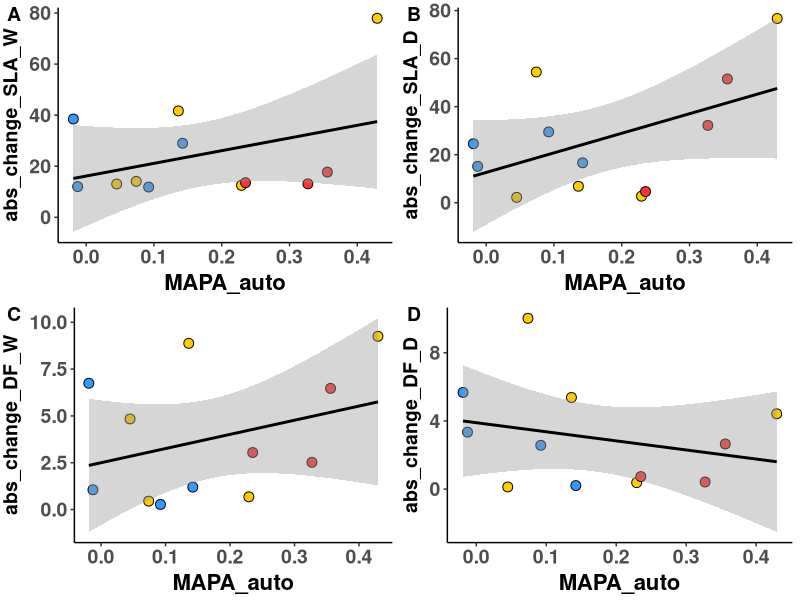
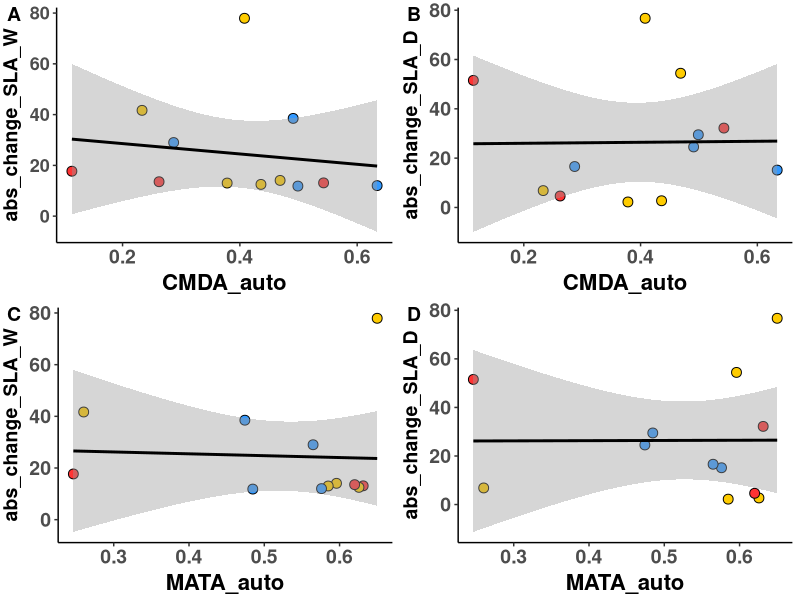
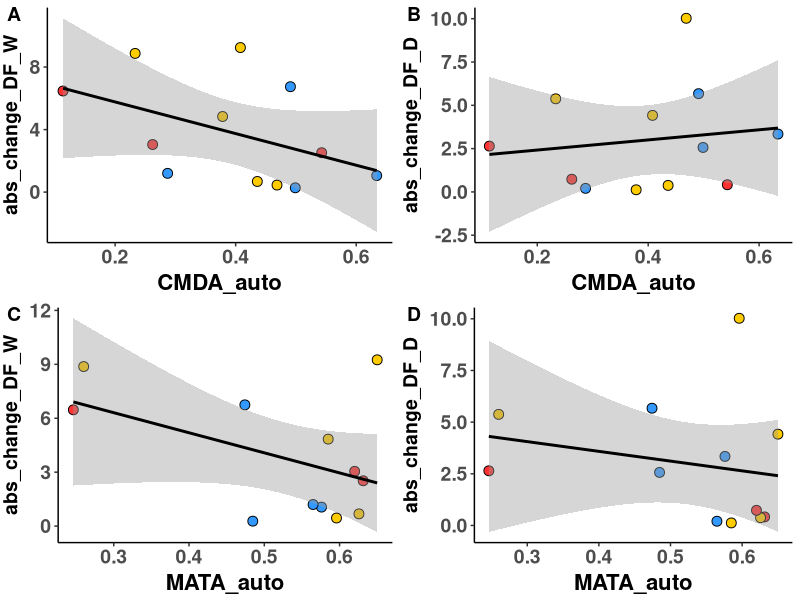

Recreate these plots in R, in order.
##########################################################################################################
## Graph autocorrelation metric per traits
##
## Author Daniel Anstett
## 
##
## Last Modified Feb 17, 2022
##########################################################################################################

# Clear environment
rm(list = ls())

#Import libraries
library(tidyverse)
library(cowplot)

##########################################################################################################
#Import files

z1 <- read.csv("Data/z1.csv", header=T)  #Basic Lat/Long plus headers

#SLA
#CMDA
SLA1<-ggplot(z1, aes(x=CMDA_auto, y=abs_change_SLA_W)) +
  geom_point(aes(fill=Region),size=3, shape=21,color="black")+
  scale_fill_manual(values= c("North"="#3399FF", "Centre"="#FFCC00", "South"="#FF3333")) +
  geom_smooth(method='lm', formula= y~x, color = "black")+
  theme_classic() + theme(axis.text.x = element_text(size=14, face="bold", angle=0,hjust=0.5),
    axis.text.y = element_text(size=13,face="bold"),
    axis.title.x = element_text(color="black", size=16, vjust = 0.5, face="bold"),
    axis.title.y = element_text(color="black", size=14,vjust = 2, face="bold",hjust=0.5))+
  theme(legend.title=element_blank())+
  theme(legend.text = element_text(size=15),legend.position = "none")

SLA2<-ggplot(z1, aes(x=CMDA_auto, y=abs_change_SLA_D)) +
  geom_point(aes(fill=Region),size=3, shape=21,color="black")+
  scale_fill_manual(values= c("North"="#3399FF", "Centre"="#FFCC00", "South"="#FF3333")) +
  geom_smooth(method='lm', formula= y~x, color = "black")+
  theme_classic() + theme(axis.text.x = element_text(size=14, face="bold", angle=0,hjust=0.5),
                          axis.text.y = element_text(size=14,face="bold"),
                          axis.title.x = element_text(color="black", size=16, vjust = 0.5, face="bold"),
                          axis.title.y = element_text(color="black", size=14,vjust = 2, face="bold",hjust=0.5))+
  theme(legend.title=element_blank())+
  theme(legend.text = element_text(size=15),legend.position = "none")

#MAPA
SLA3<-ggplot(z1, aes(x=MAPA_auto, y=abs_change_SLA_W)) +
  geom_point(aes(fill=Region),size=3, shape=21,color="black")+
  scale_fill_manual(values= c("North"="#3399FF", "Centre"="#FFCC00", "South"="#FF3333")) +
  geom_smooth(method='lm', formula= y~x, color = "black")+
  theme_classic() + theme(axis.text.x = element_text(size=14, face="bold", angle=0,hjust=0.5),
                          axis.text.y = element_text(size=14,face="bold"),
                          axis.title.x = element_text(color="black", size=16, vjust = 0.5, face="bold"),
                          axis.title.y = element_text(color="black", size=14,vjust = 2, face="bold",hjust=0.5))+
  theme(legend.title=element_blank())+
  theme(legend.text = element_text(size=15),legend.position = "none")

SLA4<-ggplot(z1, aes(x=MAPA_auto, y=abs_change_SLA_D)) +
  geom_point(aes(fill=Region),size=3, shape=21,color="black")+
  scale_fill_manual(values= c("North"="#3399FF", "Centre"="#FFCC00", "South"="#FF3333")) +
  geom_smooth(method='lm', formula= y~x, color = "black")+
  theme_classic() + theme(axis.text.x = element_text(size=14, face="bold", angle=0,hjust=0.5),
                          axis.text.y = element_text(size=14,face="bold"),
                          axis.title.x = element_text(color="black", size=16, vjust = 0.5, face="bold"),
                          axis.title.y = element_text(color="black", size=14,vjust = 2, face="bold",hjust=0.5))+
  theme(legend.title=element_blank())+
  theme(legend.text = element_text(size=15),legend.position = "none")

#MATA
SLA5<-ggplot(z1, aes(x=MATA_auto, y=abs_change_SLA_W)) +
  geom_point(aes(fill=Region),size=3, shape=21,color="black")+
  scale_fill_manual(values= c("North"="#3399FF", "Centre"="#FFCC00", "South"="#FF3333")) +
  geom_smooth(method='lm', formula= y~x, color = "black")+
  theme_classic() + theme(axis.text.x = element_text(size=14, face="bold", angle=0,hjust=0.5),
                          axis.text.y = element_text(size=14,face="bold"),
                          axis.title.x = element_text(color="black", size=16, vjust = 0.5, face="bold"),
                          axis.title.y = element_text(color="black", size=14,vjust = 2, face="bold",hjust=0.5))+
  theme(legend.title=element_blank())+
  theme(legend.text = element_text(size=15),legend.position = "none")

SLA6<-ggplot(z1, aes(x=MATA_auto, y=abs_change_SLA_D)) +
  geom_point(aes(fill=Region),size=3, shape=21,color="black")+
  scale_fill_manual(values= c("North"="#3399FF", "Centre"="#FFCC00", "South"="#FF3333")) +
  geom_smooth(method='lm', formula= y~x, color = "black")+
  theme_classic() + theme(axis.text.x = element_text(size=14, face="bold", angle=0,hjust=0.5),
                          axis.text.y = element_text(size=14,face="bold"),
                          axis.title.x = element_text(color="black", size=16, vjust = 0.5, face="bold"),
                          axis.title.y = element_text(color="black", size=14,vjust = 2, face="bold",hjust=0.5))+
  theme(legend.title=element_blank())+
  theme(legend.text = element_text(size=15),legend.position = "none")

#plot_grid(SLA1,SLA2,SLA3,SLA4,SLA5,SLA6,labels = "AUTO",ncol = 2) #export at 7.5 X 9 





#DF
#CMDA
DF1<-ggplot(z1, aes(x=CMDA_auto, y=abs_change_DF_W)) +
  geom_point(aes(fill=Region),size=3, shape=21,color="black")+
  scale_fill_manual(values= c("North"="#3399FF", "Centre"="#FFCC00", "South"="#FF3333")) +
  geom_smooth(method='lm', formula= y~x, color = "black")+
#  scale_y_continuous(name="change_DF_W", limits=c(0,12))+
  theme_classic() + theme(axis.text.x = element_text(size=14, face="bold", angle=0,hjust=0.5),
                          axis.text.y = element_text(size=14,face="bold"),
                          axis.title.x = element_text(color="black", size=16, vjust = 0.5, face="bold"),
                          axis.title.y = element_text(color="black", size=14,vjust = 2, face="bold",hjust=0.5))+
  theme(legend.title=element_blank())+
  theme(legend.text = element_text(size=15),legend.position = "none")

DF2<-ggplot(z1, aes(x=CMDA_auto, y=abs_change_DF_D)) +
  geom_point(aes(fill=Region),size=3, shape=21,color="black")+
  scale_fill_manual(values= c("North"="#3399FF", "Centre"="#FFCC00", "South"="#FF3333")) +
  geom_smooth(method='lm', formula= y~x, color = "black")+
# scale_y_continuous(name="change_DF_D", limits=c(0,12))+
  theme_classic() + theme(axis.text.x = element_text(size=14, face="bold", angle=0,hjust=0.5),
                          axis.text.y = element_text(size=14,face="bold"),
                          axis.title.x = element_text(color="black", size=16, vjust = 0.5, face="bold"),
                          axis.title.y = element_text(color="black", size=14,vjust = 2, face="bold",hjust=0.5))+
  theme(legend.title=element_blank())+
  theme(legend.text = element_text(size=15),legend.position = "none")

#MAPA
DF3<-ggplot(z1, aes(x=MAPA_auto, y=abs_change_DF_W)) +
  geom_point(aes(fill=Region),size=3, shape=21,color="black")+
  scale_fill_manual(values= c("North"="#3399FF", "Centre"="#FFCC00", "South"="#FF3333")) +
  geom_smooth(method='lm', formula= y~x, color = "black")+
#  scale_y_continuous(name="change_DF_W", limits=c(0,12))+
  theme_classic() + theme(axis.text.x = element_text(size=14, face="bold", angle=0,hjust=0.5),
                          axis.text.y = element_text(size=14,face="bold"),
                          axis.title.x = element_text(color="black", size=16, vjust = 0.5, face="bold"),
                          axis.title.y = element_text(color="black", size=14,vjust = 2, face="bold",hjust=0.5))+
  theme(legend.title=element_blank())+
  theme(legend.text = element_text(size=15),legend.position = "none")

DF4<-ggplot(z1, aes(x=MAPA_auto, y=abs_change_DF_D)) +
  geom_point(aes(fill=Region),size=3, shape=21,color="black")+
  scale_fill_manual(values= c("North"="#3399FF", "Centre"="#FFCC00", "South"="#FF3333")) +
  geom_smooth(method='lm', formula= y~x, color = "black")+
#  scale_y_continuous(name="change_DF_D", limits=c(0,12))+
  theme_classic() + theme(axis.text.x = element_text(size=14, face="bold", angle=0,hjust=0.5),
                          axis.text.y = element_text(size=14,face="bold"),
                          axis.title.x = element_text(color="black", size=16, vjust = 0.5, face="bold"),
                          axis.title.y = element_text(color="black", size=14,vjust = 2, face="bold",hjust=0.5))+
  theme(legend.title=element_blank())+
  theme(legend.text = element_text(size=15),legend.position = "none")

#MATA
DF5<-ggplot(z1, aes(x=MATA_auto, y=abs_change_DF_W)) +
  geom_point(aes(fill=Region),size=3, shape=21,color="black")+
  scale_fill_manual(values= c("North"="#3399FF", "Centre"="#FFCC00", "South"="#FF3333")) +
  geom_smooth(method='lm', formula= y~x, color = "black")+
#  scale_y_continuous(name="change_DF_W", limits=c(0,12))+
  theme_classic() + theme(axis.text.x = element_text(size=14, face="bold", angle=0,hjust=0.5),
                          axis.text.y = element_text(size=14,face="bold"),
                          axis.title.x = element_text(color="black", size=16, vjust = 0.5, face="bold"),
                          axis.title.y = element_text(color="black", size=14,vjust = 2, face="bold",hjust=0.5))+
  theme(legend.title=element_blank())+
  theme(legend.text = element_text(size=15),legend.position = "none")

DF6<-ggplot(z1, aes(x=MATA_auto, y=abs_change_DF_D)) +
  geom_point(aes(fill=Region),size=3, shape=21,color="black")+
  scale_fill_manual(values= c("North"="#3399FF", "Centre"="#FFCC00", "South"="#FF3333")) +
  geom_smooth(method='lm', formula= y~x, color = "black")+
 # scale_y_continuous(name="change_DF_D", limits=c(0,12))+
  theme_classic() + theme(axis.text.x = element_text(size=14, face="bold", angle=0,hjust=0.5),
                          axis.text.y = element_text(size=14,face="bold"),
                          axis.title.x = element_text(color="black", size=16, vjust = 0.5, face="bold"),
                          axis.title.y = element_text(color="black", size=14,vjust = 2, face="bold",hjust=0.5))+
  theme(legend.title=element_blank())+
  theme(legend.text = element_text(size=15),legend.position = "none")

#plot_grid(DF1,DF2,DF3,DF4,DF5,DF6,labels = "AUTO",ncol = 2) #export at 7.5 X 9 


#################################################################################################################
##Make Figure Pannels
#Fig 5
plot_grid(SLA3,SLA4,DF3,DF4,labels = "AUTO",ncol = 2) #export at 6 X 6 landscape

#Fig S8
plot_grid(SLA1,SLA2,SLA5,SLA6,labels = "AUTO",ncol = 2) #export at 6 X 6 landscape
#Fig S9
plot_grid(DF1,DF2,DF5,DF6,labels = "AUTO",ncol = 2) #export at 6 X 6 landscape






